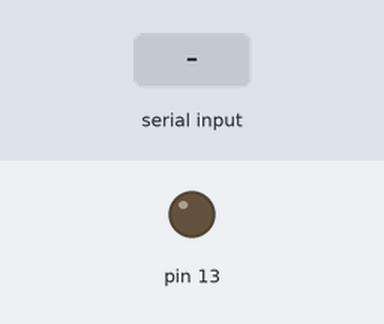
This sketch was run on a simulated Arduino Uno, built with avr-gcc and run on an emulated ATmega328P. On the bench: output pins drawn as LEDs (lit = HIGH). The inputs (shaded band) are chosen by the test bench.

Above: at 1.2 s.
1.3 s: "1" received over Serial
At 2.2 s:
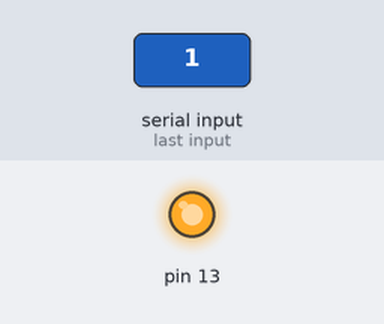
2.8 s: "48" received over Serial
At 3.7 s:
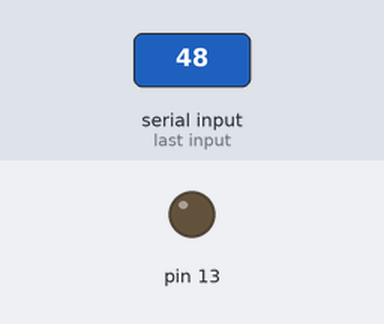
Timing chart, 0 to 5.8 s (numbered marks = the images above; inputs shaded):
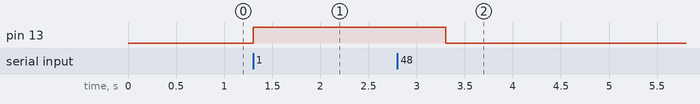

Measured:
- after the input at 1.3 s, pin 13: LOW → HIGH at once
- after the input at 2.8 s, pin 13: HIGH → LOW after 0.50 s

The sketch:

Arduino_java.ino
```cpp
void setup() {
  // put your setup code here, to run once:
  pinMode(13,OUTPUT);
    Serial.begin(9600);

}

void loop() {
  // put your main code here, to run repeatedly:
  if(Serial.available())
  {
     String b;
     b = Serial.read();
     if(b == "48")
     {
       digitalWrite(13,LOW);

     }
     else if(b == "49")
     {
      digitalWrite(13,HIGH);
      delay(2000);
     }
     else
     {
      digitalWrite(13,LOW);
     }


  }

}
```
